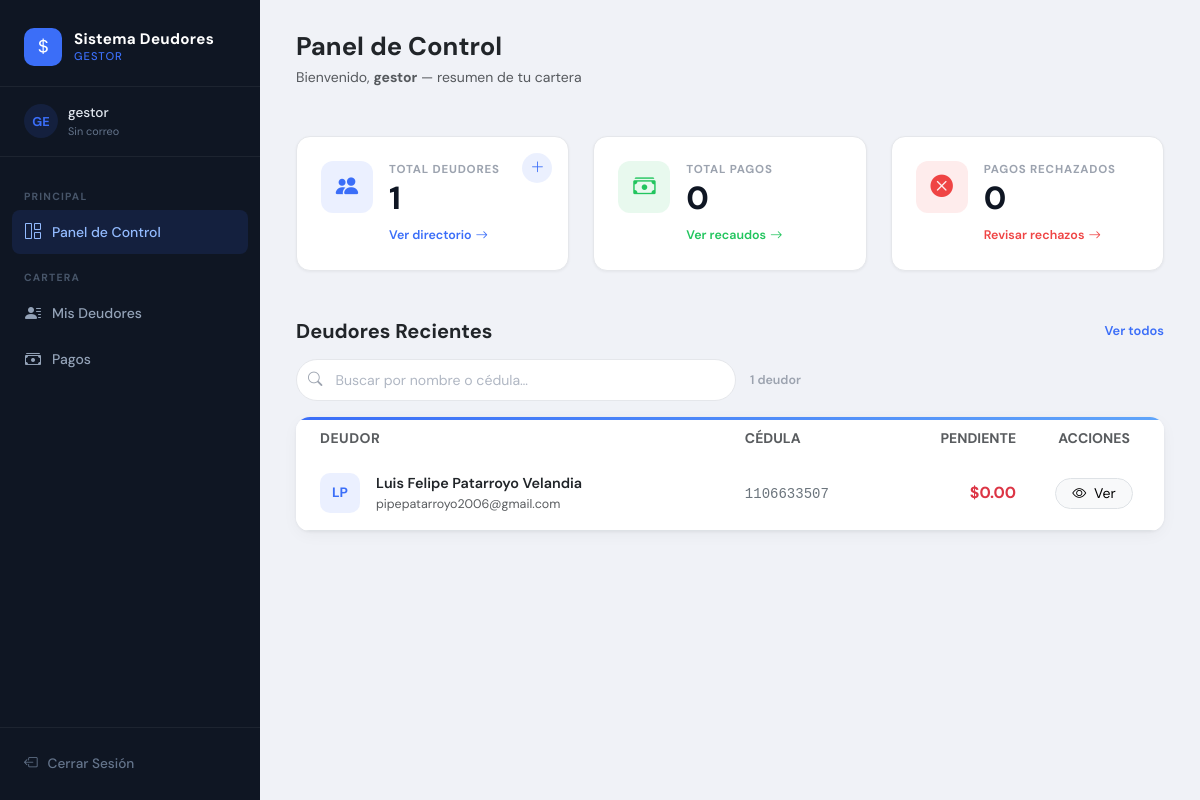
Screenshot of / (signed in) with the database file from the repository.
### deudores/models.py (models this page shows, shortened)
class Deudor(models.Model):
    gestor = models.ForeignKey(
        User,
        on_delete=models.SET_NULL,
        null=True, blank=True,
        related_name='deudores',
        limit_choices_to={'perfil__rol': 'gestor'},
    )
    nombre           = models.CharField(max_length=100)
    apellido         = models.CharField(max_length=100)
    cedula           = models.CharField(max_length=20, unique=True)
    telefono         = models.CharField(max_length=20, blank=True)
    email            = models.EmailField(blank=True)
    direccion        = models.TextField(blank=True)
    fecha_registro   = models.DateTimeField(auto_now_add=True)
    class Meta:
        verbose_name = "Deudor"
        verbose_name_plural = "Deudores"

### deudores/views.py (the view)
# urls.py: path('',          views.inicio,        name='inicio'),        # gestor
@login_required(login_url='login')
def inicio(request):
    mis_deudores = Deudor.objects.filter(gestor=request.user)
    total_deudores   = mis_deudores.count()
    total_pagos      = Pago.objects.filter(deudor__gestor=request.user).count()
    pagos_rechazados = Pago.objects.filter(deudor__gestor=request.user, estado='rechazado').count()
    deudores_recientes = mis_deudores.annotate(
        total_pendiente=Sum('pagos__monto', filter=Q(pagos__estado='pendiente'))
    ).order_by('-fecha_registro')[:5]
    return render(request, 'deudores/inicio.html', {
        'total_deudores':    total_deudores,
        'total_pagos':       total_pagos,
        'pagos_rechazados':  pagos_rechazados,
        'deudores_recientes': deudores_recientes,
    })

### deudores/templates/deudores/inicio.html (shortened to what this page needs)
{% extends 'deudores/base.html' %}
{% block content %}
<div class="d-flex justify-content-between align-items-start mb-5">
    <div>
        <h3 class="fw-bold mb-1 text-dark" style="font-size:1.6rem;">Panel de Control</h3>
        <p class="text-muted small mb-0">Bienvenido, <strong>{{ user.get_full_name|default:user.username }}</strong> — resumen de tu cartera</p>
    </div>
</div>
<div class="row g-4 mb-5">
    <div class="col-md-4">
        <div class="stat-card" style="--accent: #3b6ef8;">
            <div class="stat-icon" style="background: rgba(59,110,248,0.1); color:#3b6ef8;">
                <i class="bi bi-people-fill"></i>
            </div>
            <div class="stat-body">
                <p class="stat-label">Total Deudores</p>
                <h2 class="stat-value">{{ total_deudores }}</h2>
                <a href="{% url 'lista_deudores' %}" class="stat-link" style="color:#3b6ef8;">
                    Ver directorio <i class="bi bi-arrow-right"></i>
                </a>
            </div>
            <div class="stat-add">
                <a href="{% url 'seleccionar_deudor' %}" class="btn-add" title="Agregar deudor a mi cartera">
                    <i class="bi bi-plus-lg"></i>
                </a>
            </div>
        </div>
    </div>
    <div class="col-md-4">
        <div class="stat-card" style="--accent: #22c55e;">
            <div class="stat-icon" style="background: rgba(34,197,94,0.1); color:#22c55e;">
                <i class="bi bi-cash-stack"></i>
            </div>
            <div class="stat-body">
                <p class="stat-label">Total Pagos</p>
                <h2 class="stat-value">{{ total_pagos }}</h2>
                <a href="{% url 'lista_pagos' %}" class="stat-link" style="color:#22c55e;">
                    Ver recaudos <i class="bi bi-arrow-right"></i>
                </a>
            </div>
        </div>
    </div>
    <div class="col-md-4">
        <div class="stat-card" style="--accent: #ef4444;">
            <div class="stat-icon" style="background: rgba(239,68,68,0.1); color:#ef4444;">
                <i class="bi bi-x-circle-fill"></i>
            </div>
            <div class="stat-body">
                <p class="stat-label">Pagos Rechazados</p>
                <h2 class="stat-value">{{ pagos_rechazados }}</h2>
                <a href="{% url 'lista_pagos' %}?estado=rechazado" class="stat-link" style="color:#ef4444;">
                    Revisar rechazos <i class="bi bi-arrow-right"></i>
                </a>
            </div>
        </div>
    </div>
</div>
<div class="section-header mb-3">
    <h5 class="fw-bold text-dark mb-0">Deudores Recientes</h5>
    <a href="{% url 'lista_deudores' %}" class="btn-ver-todos">Ver todos</a>
</div>
<div class="search-wrapper mb-3">
    <div class="search-box-g">
        <input type="text" id="buscadorRecientes" placeholder="Buscar por nombre o cédula&#x2026;" autocomplete="off">
    </div>
    <span id="contadorRecientes" class="results-count-g"></span>
</div>
<div id="tablaRecientes" class="card card-shadow border-0" style="border-radius:14px; overflow:hidden;">
    <div style="height:3px; background: linear-gradient(90deg,#3b6ef8,#60a5fa);"></div>
    <div class="table-responsive">
        <table class="table table-hover align-middle mb-0">
            <thead style="background:#f8faff;">
                <tr>
                    <th class="ps-4 border-0 text-muted small fw-bold text-uppercase" style="letter-spacing:.5px;">Deudor</th>
                    <th class="border-0 text-muted small fw-bold text-uppercase">Cédula</th>
                    <th class="border-0 text-muted small fw-bold text-uppercase text-end">Pendiente</th>
                    <th class="border-0 text-muted small fw-bold text-uppercase text-center">Acciones</th>
                </tr>
            </thead>
            <tbody>
                {% for deudor in deudores_recientes %}
                <tr class="fila-rec" data-busqueda="{{ deudor.nombre|lower }} {{ deudor.apellido|lower }} {{ deudor.cedula }}">
                    <td class="ps-4 py-3">
                        <div class="d-flex align-items-center gap-3">
                            <div class="avatar-initials">{{ deudor.nombre|slice:":1" }}{{ deudor.apellido|slice:":1" }}</div>
                            <div>
                                <div class="fw-semibold text-dark s-rnom" style="font-size:.9rem;">{{ deudor.nombre }} {{ deudor.apellido }}</div>
                                <div class="text-muted" style="font-size:.78rem;">{{ deudor.email|default:"Sin correo" }}</div>
                            </div>
                        </div>
                    </td>
                    <td><span class="font-monospace small text-secondary s-rced">{{ deudor.cedula }}</span></td>
                    <td class="text-end"><span class="fw-bold text-danger">${{ deudor.total_pendiente|default:"0.00" }}</span></td>
                    <td class="text-center">
                        <a href="{% url 'detalle_deudor' deudor.pk %}" class="btn btn-sm btn-light border rounded-pill px-3">
                            <i class="bi bi-eye me-1"></i> Ver
                        </a>
                    </td>
                </tr>
                {% endfor %}
            </tbody>
        </table>
    </div>
</div>
{% endblock %}

### deudores/templates/deudores/base.html (shortened to what this page needs)
<!DOCTYPE html>
<html lang="es">
<head>
    <link href="https://cdn.jsdelivr.net/npm/bootstrap@5.3.3/dist/css/bootstrap.min.css" rel="stylesheet">
    <link rel="stylesheet" href="https://cdn.jsdelivr.net/npm/bootstrap-icons@1.11.3/font/bootstrap-icons.min.css">
</head>
<body>
{% if user.is_authenticated %}
{% with role=user.perfil.rol|default:"gestor" %}
<div class="app-wrapper">
    <aside class="sidebar">
        <div class="sidebar-brand">
            <div class="brand-icon {{ role }}">
                {% if role == 'admin' %}<i class="bi bi-shield-fill"></i>{% else %}<i class="bi bi-currency-dollar"></i>{% endif %}
            </div>
            <div class="brand-text">
                <div class="brand-title">Sistema Deudores</div>
                <div class="brand-role {{ role }}">
                    {% if role == 'admin' %}Administrador{% else %}Gestor{% endif %}
                </div>
            </div>
        </div>
        <div class="sidebar-user">
            <div class="user-avatar {{ role }}">{{ user.username|slice:":2"|upper }}</div>
            <div>
                <div class="user-name">{{ user.get_full_name|default:user.username }}</div>
                <div class="user-tag">{{ user.email|default:"Sin correo" }}</div>
            </div>
        </div>
        <nav class="sidebar-nav">
            {% if role == 'admin' %}
            <div class="nav-section-label">Principal</div>
            <a href="{% url 'inicio_admin' %}" class="sidebar-link admin {% if request.resolver_match.url_name == 'inicio_admin' %}active{% endif %}">
                <i class="bi bi-grid-1x2"></i> Panel de Control
            </a>
            <div class="nav-section-label">Gestión</div>
            <a href="#gestores" class="sidebar-link admin">
                <i class="bi bi-people"></i> Gestores
                <span class="ms-auto badge" style="background:rgba(255,255,255,0.1);font-size:.6rem;">Próximo</span>
            </a>
            <a href="#entidades" class="sidebar-link admin">
                <i class="bi bi-building"></i> Entidades
                <span class="ms-auto badge" style="background:rgba(255,255,255,0.1);font-size:.6rem;">Próximo</span>
            </a>
            <a href="{% url 'lista_deudores' %}" class="sidebar-link admin {% if request.resolver_match.url_name == 'lista_deudores' %}active{% endif %}">
                <i class="bi bi-person-lines-fill"></i> Deudores
            </a>
            {% else %}
            <div class="nav-section-label">Principal</div>
            <a href="{% url 'inicio' %}" class="sidebar-link gestor {% if request.resolver_match.url_name == 'inicio' %}active{% endif %}">
                <i class="bi bi-grid-1x2"></i> Panel de Control
            </a>
            <div class="nav-section-label">Cartera</div>
            <a href="{% url 'lista_deudores' %}" class="sidebar-link gestor {% if request.resolver_match.url_name == 'lista_deudores' %}active{% endif %}">
                <i class="bi bi-person-lines-fill"></i> Mis Deudores
            </a>
            <a href="{% url 'lista_pagos' %}" class="sidebar-link gestor {% if request.resolver_match.url_name == 'lista_pagos' %}active{% endif %}">
                <i class="bi bi-cash-stack"></i> Pagos
            </a>
            {% endif %}
        </nav>
        <div class="sidebar-footer">
            <a href="{% url 'logout' %}" class="logout-btn">
                <i class="bi bi-box-arrow-left"></i> Cerrar Sesión
            </a>
        </div>
    </aside>
    <main class="main-content">
        <div class="page-body">
            {% block content %}{% endblock %}
        </div>
    </main>
</div>
{% endwith %}
{% endif %}
</body>
</html>

### deudores/templates/deudores/base.html (style rules this page uses)
:root { --bg: #f0f2f7; --sidebar-bg: #0f1623; --sidebar-accent: #1a2236; --sidebar-border: rgba(255,255,255,0.06); --primary: #3b6ef8; --primary-soft: rgba(59,110,248,0.12); --success: #22c55e; --warning: #f59e0b; --danger: #ef4444; --text: #0f1623; --text-muted: #6b7280; --card-bg: #ffffff; --border: #e5e7eb; --admin-accent: #7c3aed; --admin-soft: rgba(124,58,237,0.12); }
* { box-sizing: border-box; }
body { font-family: 'DM Sans', sans-serif; background: var(--bg); color: var(--text); margin: 0; padding: 0; }
.app-wrapper { display: flex; min-height: 100vh; }
.sidebar { width: 260px; min-width: 260px; background: var(--sidebar-bg); display: flex; flex-direction: column; position: fixed; top: 0; left: 0; bottom: 0; z-index: 100; overflow-y: auto; }
.sidebar-brand { padding: 28px 24px 20px; display: flex; align-items: center; gap: 12px; border-bottom: 1px solid var(--sidebar-border); }
.brand-icon { width: 38px; height: 38px; border-radius: 10px; display: flex; align-items: center; justify-content: center; font-size: 1.1rem; flex-shrink: 0; }
.brand-icon.gestor { background: var(--primary); color: #fff; }
.brand-text { line-height: 1; }
.brand-title { color: #fff; font-weight: 700; font-size: 0.95rem; letter-spacing: 0.3px; }
.brand-role { font-size: 0.7rem; font-weight: 500; text-transform: uppercase; letter-spacing: 1px; margin-top: 3px; }
.brand-role.gestor { color: var(--primary); }
.sidebar-user { padding: 16px 24px; border-bottom: 1px solid var(--sidebar-border); display: flex; align-items: center; gap: 10px; }
.user-avatar { width: 34px; height: 34px; border-radius: 50%; display: flex; align-items: center; justify-content: center; font-size: 0.8rem; font-weight: 700; flex-shrink: 0; }
.user-avatar.gestor { background: var(--primary-soft); color: var(--primary); }
.user-name { color: #e2e8f0; font-size: 0.85rem; font-weight: 500; }
.user-tag { font-size: 0.68rem; color: #64748b; }
.sidebar-nav { padding: 16px 12px; flex: 1; }
.nav-section-label { font-size: 0.65rem; font-weight: 700; text-transform: uppercase; letter-spacing: 1.2px; color: #475569; padding: 8px 12px 6px; margin-top: 8px; }
.sidebar-link { display: flex; align-items: center; gap: 10px; padding: 10px 12px; border-radius: 8px; color: #94a3b8; font-size: 0.875rem; font-weight: 500; text-decoration: none; margin-bottom: 2px; transition: all 0.15s ease; }
.sidebar-link.active.gestor { background: var(--primary-soft); color: #93bbff; }
.sidebar-link i { font-size: 1rem; width: 18px; text-align: center; }
.sidebar-footer { padding: 16px 12px; border-top: 1px solid var(--sidebar-border); }
.logout-btn { display: flex; align-items: center; gap: 10px; width: 100%; padding: 10px 12px; border-radius: 8px; background: transparent; border: none; cursor: pointer; color: #64748b; font-size: 0.85rem; font-weight: 500; transition: all 0.15s ease; text-decoration: none; }
.main-content { margin-left: 260px; flex: 1; display: flex; flex-direction: column; min-height: 100vh; }
.page-body { padding: 32px 36px; flex: 1; }
.card { border-radius: 14px; border: 1px solid var(--border); }
.card-shadow { box-shadow: 0 1px 3px rgba(0,0,0,0.06), 0 4px 16px rgba(0,0,0,0.04); }

### rows the page displays
Deudor: nombre "L", apellido "P", nombre "Luis Felipe", apellido "Patarroyo Velandia", email "pipepatarroyo2006@gmail.com", cedula "1106633507", total_pendiente "0.00"

### other values shown
{{ user.username|slice:":2"|upper }} "GE"
{{ user.get_full_name|default:user.username }} "gestor"
{{ user.email|default:"Sin correo" }} "Sin correo"
{{ total_deudores }} "1"
{{ total_pagos }} "0"
{{ pagos_rechazados }} "0"
